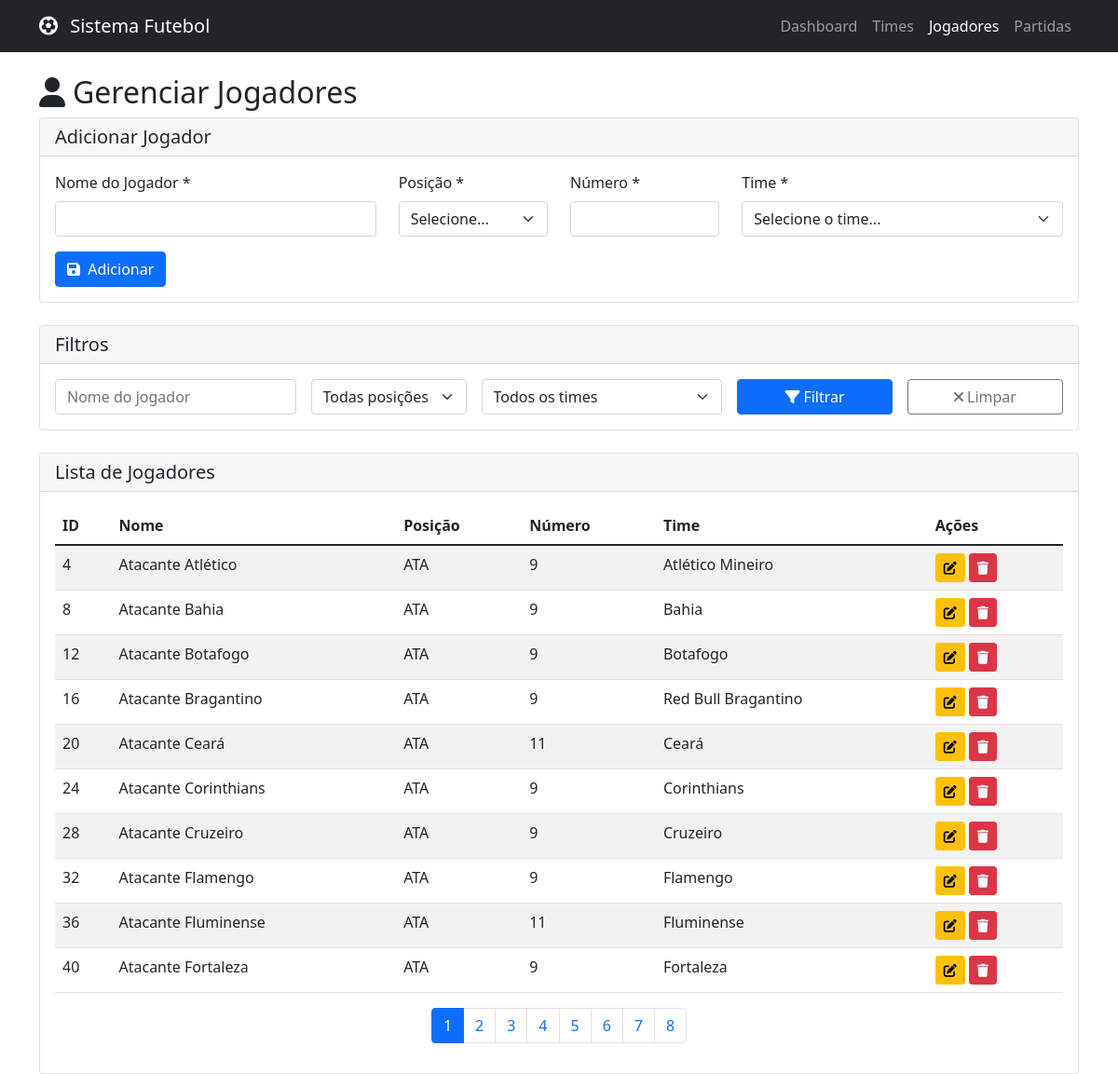
Screenshot of /jogadores.php with the database file from the repository.
### tables this page shows
CREATE TABLE jogadores (
    id INT AUTO_INCREMENT PRIMARY KEY,
    nome VARCHAR(100) NOT NULL,
    posicao ENUM('GOL', 'ZAG', 'LD', 'LE', 'VOL', 'MEI', 'ATA') NOT NULL,
    numero_camisa INT NOT NULL,
    time_id INT,
    created_at TIMESTAMP DEFAULT CURRENT_TIMESTAMP,
    updated_at TIMESTAMP DEFAULT CURRENT_TIMESTAMP ON UPDATE CURRENT_TIMESTAMP,
    FOREIGN KEY (time_id) REFERENCES times(id) ON DELETE CASCADE,
    UNIQUE KEY unique_jogador_time (time_id, numero_camisa)
);

CREATE TABLE times (
    id INT AUTO_INCREMENT PRIMARY KEY,
    nome VARCHAR(100) NOT NULL,
    cidade VARCHAR(100) NOT NULL,
    created_at TIMESTAMP DEFAULT CURRENT_TIMESTAMP,
    updated_at TIMESTAMP DEFAULT CURRENT_TIMESTAMP ON UPDATE CURRENT_TIMESTAMP
);

### models/Jogador.php (called while the page is built, shortened)
<?php
class Jogador {
    private $conn;
    private $table_name = "jogadores";
    public function __construct($db) {
        $this->conn = $db;
    }
    public function readAll($page = 1, $records_per_page = 10, $filters = []) {
        $offset = ($page - 1) * $records_per_page;
        $where = "WHERE 1=1";
        $params = [];
        $query = "SELECT j.*, t.nome as time_nome
                 FROM " . $this->table_name . " j
                 LEFT JOIN times t ON j.time_id = t.id
                 " . $where . "
                 ORDER BY j.nome
                 LIMIT :offset, :records_per_page";
        $stmt = $this->conn->prepare($query);
        $stmt->bindParam(":offset", $offset, PDO::PARAM_INT);
        $stmt->bindParam(":records_per_page", $records_per_page, PDO::PARAM_INT);
        $stmt->execute();
        return $stmt;
    }
    public function count($filters = []) {
        $where = "WHERE 1=1";
        $params = [];
        $query = "SELECT COUNT(*) as total FROM " . $this->table_name . " " . $where;
        $stmt = $this->conn->prepare($query);
        $stmt->execute();
        $row = $stmt->fetch(PDO::FETCH_ASSOC);
        return $row['total'];
    }
}
?>

### models/Time.php (called while the page is built, shortened)
<?php
class Time {
    private $conn;
    private $table_name = "times";
    public function __construct($db) {
        $this->conn = $db;
    }
    public function getAll() {
        $query = "SELECT id, nome FROM " . $this->table_name . " ORDER BY nome";
        $stmt = $this->conn->prepare($query);
        $stmt->execute();
        return $stmt;
    }
}
?>

### jogadores.php (the view, shortened to what this page needs)
<?php
include_once 'models/Time.php';
include_once 'models/Jogador.php';
$database = new Database();
$db = $database->getConnection();
$jogador = new Jogador($db);
$page = isset($_GET['page']) ? $_GET['page'] : 1;
$records_per_page = 10;
$filters = [
    'nome' => isset($_GET['nome']) ? $_GET['nome'] : '',
    'posicao' => isset($_GET['posicao']) ? $_GET['posicao'] : '',
    'time_id' => isset($_GET['time_id']) ? $_GET['time_id'] : ''
];
$edit_jogador = null;
$stmt = $jogador->readAll($page, $records_per_page, $filters);
$total_records = $jogador->count($filters);
$total_pages = ceil($total_records / $records_per_page);
?>
<!DOCTYPE html>
<html lang="pt-BR">
<head>
    <link href="https://cdn.jsdelivr.net/npm/bootstrap@5.1.3/dist/css/bootstrap.min.css" rel="stylesheet">
    <link href="https://cdnjs.cloudflare.com/ajax/libs/font-awesome/6.0.0/css/all.min.css" rel="stylesheet">
</head>
<body>
    <nav class="navbar navbar-expand-lg navbar-dark bg-dark">
        <div class="container">
            <a class="navbar-brand" href="index.php">
                <i class="fas fa-futbol me-2"></i>
                Sistema Futebol
            </a>
            <div class="navbar-nav">
                <a class="nav-link" href="index.php">Dashboard</a>
                <a class="nav-link" href="times.php">Times</a>
                <a class="nav-link active" href="jogadores.php">Jogadores</a>
                <a class="nav-link" href="partidas.php">Partidas</a>
            </div>
        </div>
    </nav>
    <div class="container mt-4">
        <div class="row">
            <div class="col-12">
                <h2><i class="fas fa-user me-2"></i>Gerenciar Jogadores</h2>
                <div class="card mb-4">
                    <div class="card-header">
                        <h5 class="mb-0"><?php echo empty($edit_jogador) ? 'Adicionar Jogador' : 'Editar Jogador'; ?></h5>
                    </div>
                    <div class="card-body">
                        <form method="POST">
                            <div class="row">
                                <div class="col-md-4">
                                    <div class="mb-3">
                                        <label for="nome" class="form-label">Nome do Jogador *</label>
                                        <input type="text" class="form-control" id="nome" name="nome"
                                               value="<?php echo !empty($edit_jogador) ? $edit_jogador['nome'] : ''; ?>" required>
                                    </div>
                                </div>
                                <div class="col-md-2">
                                    <div class="mb-3">
                                        <label for="posicao" class="form-label">Posição *</label>
                                        <select class="form-select" id="posicao" name="posicao" required>
                                            <option value="">Selecione...</option>
                                        </select>
                                    </div>
                                </div>
                                <div class="col-md-2">
                                    <div class="mb-3">
                                        <label for="numero_camisa" class="form-label">Número *</label>
                                        <input type="number" class="form-control" id="numero_camisa" name="numero_camisa"
                                               min="1" max="99"
                                               value="<?php echo !empty($edit_jogador) ? $edit_jogador['numero_camisa'] : ''; ?>" required>
                                    </div>
                                </div>
                                <div class="col-md-4">
                                    <div class="mb-3">
                                        <label for="time_id" class="form-label">Time *</label>
                                        <select class="form-select" id="time_id" name="time_id" required>
                                            <option value="">Selecione o time...</option>
                                        </select>
                                    </div>
                                </div>
                            </div>
                            <button type="submit" class="btn btn-primary">
                                <i class="fas fa-save me-1"></i>
                                <?php echo empty($edit_jogador) ? 'Adicionar' : 'Atualizar'; ?>
                            </button>
                        </form>
                    </div>
                </div>
                <div class="card">
                    <div class="card-header">
                        <h5 class="mb-0">Filtros</h5>
                    </div>
                    <div class="card-body">
                        <form method="GET" class="row g-3">
                            <div class="col-md-3">
                                <input type="text" name="nome" class="form-control" placeholder="Nome do jogador"
                                       value="<?php echo htmlspecialchars($filters['nome']); ?>">
                            </div>
                            <div class="col-md-2">
                                <select name="posicao" class="form-select">
                                    <option value="">Todas posições</option>
                                </select>
                            </div>
                            <div class="col-md-3">
                                <select name="time_id" class="form-select">
                                    <option value="">Todos os times</option>
                                </select>
                            </div>
                            <div class="col-md-2">
                                <button type="submit" class="btn btn-primary w-100">
                                    <i class="fas fa-filter me-1"></i>Filtrar
                                </button>
                            </div>
                            <div class="col-md-2">
                                <a href="jogadores.php" class="btn btn-outline-secondary w-100">
                                    <i class="fas fa-times me-1"></i>Limpar
                                </a>
                            </div>
                        </form>
                    </div>
                </div>
                <div class="card mt-4">
                    <div class="card-header">
                        <h5 class="mb-0">Lista de Jogadores</h5>
                    </div>
                    <div class="card-body">
                        <?php if($total_records > 0): ?>
                            <div class="table-responsive">
                                <table class="table table-striped">
                                    <thead>
                                        <tr>
                                            <th>ID</th>
                                            <th>Nome</th>
                                            <th>Posição</th>
                                            <th>Número</th>
                                            <th>Time</th>
                                            <th>Ações</th>
                                        </tr>
                                    </thead>
                                    <tbody>
                                        <?php while ($row = $stmt->fetch(PDO::FETCH_ASSOC)): ?>
                                            <tr>
                                                <td><?php echo $row['id']; ?></td>
                                                <td><?php echo htmlspecialchars($row['nome']); ?></td>
                                                <td><?php echo $row['posicao']; ?></td>
                                                <td><?php echo $row['numero_camisa']; ?></td>
                                                <td><?php echo htmlspecialchars($row['time_nome']); ?></td>
                                                <td>
                                                    <a href="jogadores.php?action=edit&id=<?php echo $row['id']; ?>&<?php echo http_build_query($filters); ?>"
                                                       class="btn btn-sm btn-warning">
                                                        <i class="fas fa-edit"></i>
                                                    </a>
                                                    <button type="button" class="btn btn-sm btn-danger"
                                                            data-bs-toggle="modal"
                                                            data-bs-target="#deleteModal<?php echo $row['id']; ?>">
                                                        <i class="fas fa-trash"></i>
                                                    </button>
                                                </td>
                                            </tr>
                                        <?php endwhile; ?>
                                    </tbody>
                                </table>
                            </div>
                            <?php if($total_pages > 1): ?>
                                <nav>
                                    <ul class="pagination justify-content-center">
                                        <?php for($i = 1; $i <= $total_pages; $i++): ?>
                                            <li class="page-item <?php echo $i == $page ? 'active' : ''; ?>">
                                                <a class="page-link" href="jogadores.php?page=<?php echo $i; ?>&<?php echo http_build_query($filters); ?>">
                                                    <?php echo $i; ?>
                                                </a>
                                            </li>
                                        <?php endfor; ?>
                                    </ul>
                                </nav>
                            <?php endif; ?>
                        <?php else: ?>
                            <div class="alert alert-info">
                                Nenhum jogador encontrado com os filtros aplicados.
                            </div>
                        <?php endif; ?>
                    </div>
                </div>
            </div>
        </div>
    </div>
</body>
</html>

### rows the page displays
jogadores: id "4", nome "Atacante Atlético", posicao "ATA", numero_camisa "9", time.nome "Atlético Mineiro"
jogadores: id "8", nome "Atacante Bahia", posicao "ATA", numero_camisa "9", time.nome "Bahia"
jogadores: id "12", nome "Atacante Botafogo", posicao "ATA", numero_camisa "9", time.nome "Botafogo"
jogadores: id "16", nome "Atacante Bragantino", posicao "ATA", numero_camisa "9", time.nome "Red Bull Bragantino"
jogadores: id "20", nome "Atacante Ceará", posicao "ATA", numero_camisa "11", time.nome "Ceará"
jogadores: id "24", nome "Atacante Corinthians", posicao "ATA", numero_camisa "9", time.nome "Corinthians"
jogadores: id "28", nome "Atacante Cruzeiro", posicao "ATA", numero_camisa "9", time.nome "Cruzeiro"
jogadores: id "32", nome "Atacante Flamengo", posicao "ATA", numero_camisa "9", time.nome "Flamengo"
jogadores: id "36", nome "Atacante Fluminense", posicao "ATA", numero_camisa "11", time.nome "Fluminense"
jogadores: id "40", nome "Atacante Fortaleza", posicao "ATA", numero_camisa "9", time.nome "Fortaleza"
